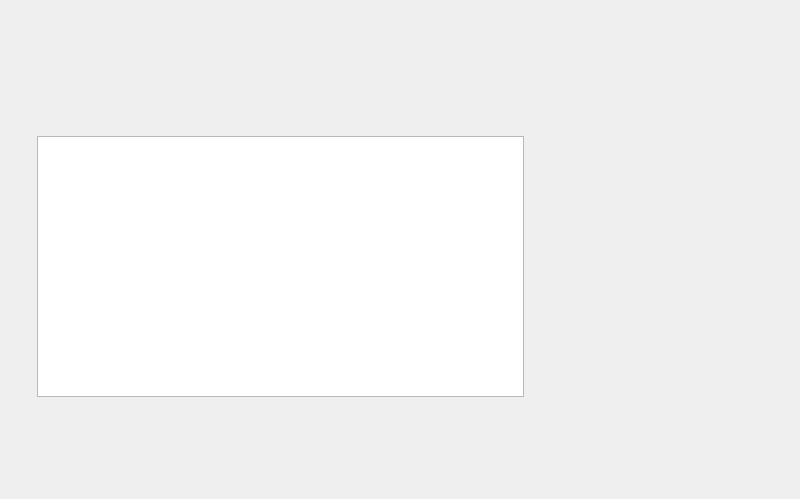
<?xml version="1.0" encoding="UTF-8"?>
<ui version="4.0">
 <class>MainWindow</class>
 <widget class="QMainWindow" name="MainWindow">
  <property name="geometry">
   <rect>
    <x>0</x>
    <y>0</y>
    <width>800</width>
    <height>499</height>
   </rect>
  </property>
  <property name="minimumSize">
   <size>
    <width>800</width>
    <height>499</height>
   </size>
  </property>
  <property name="maximumSize">
   <size>
    <width>800</width>
    <height>499</height>
   </size>
  </property>
  <property name="windowTitle">
   <string>MainWindow</string>
  </property>
  <widget class="QWidget" name="centralwidget">
   <widget class="QLabel" name="label_2">
    <property name="geometry">
     <rect>
      <x>30</x>
      <y>50</y>
      <width>211</width>
      <height>61</height>
     </rect>
    </property>
    <property name="text">
     <string>&lt;html&gt;&lt;head/&gt;&lt;body&gt;&lt;p&gt;&lt;img src=&quot;:/Pictures/Pictures/picture_logo.png&quot;/&gt;&lt;/p&gt;&lt;/body&gt;&lt;/html&gt;</string>
    </property>
   </widget>
   <widget class="QLabel" name="label_3">
    <property name="geometry">
     <rect>
      <x>0</x>
      <y>60</y>
      <width>31</width>
      <height>51</height>
     </rect>
    </property>
    <property name="text">
     <string>&lt;html&gt;&lt;head/&gt;&lt;body&gt;&lt;p&gt;&lt;img src=&quot;:/Pictures/Pictures/picture_arrow.png&quot;/&gt;&lt;/p&gt;&lt;/body&gt;&lt;/html&gt;</string>
    </property>
   </widget>
   <widget class="QLabel" name="label_5">
    <property name="geometry">
     <rect>
      <x>34</x>
      <y>30</y>
      <width>411</width>
      <height>20</height>
     </rect>
    </property>
    <property name="text">
     <string>&lt;html&gt;&lt;head/&gt;&lt;body&gt;&lt;p&gt;&lt;img src=&quot;:/Text/Text/text_title.png&quot;/&gt;&lt;/p&gt;&lt;/body&gt;&lt;/html&gt;</string>
    </property>
   </widget>
   <widget class="QLabel" name="label_6">
    <property name="geometry">
     <rect>
      <x>493</x>
      <y>440</y>
      <width>33</width>
      <height>38</height>
     </rect>
    </property>
    <property name="text">
     <string>&lt;html&gt;&lt;head/&gt;&lt;body&gt;&lt;p&gt;&lt;img src=&quot;:/Pictures/Pictures/picture_statusbad.png&quot;/&gt;&lt;/p&gt;&lt;/body&gt;&lt;/html&gt;</string>
    </property>
   </widget>
   <widget class="QLabel" name="label_7">
    <property name="geometry">
     <rect>
      <x>31</x>
      <y>396</y>
      <width>501</width>
      <height>51</height>
     </rect>
    </property>
    <property name="text">
     <string>&lt;html&gt;&lt;head/&gt;&lt;body&gt;&lt;p&gt;&lt;img src=&quot;:/Pictures/Pictures/picture_bluebar.png&quot;/&gt;&lt;/p&gt;&lt;/body&gt;&lt;/html&gt;</string>
    </property>
   </widget>
   <widget class="QLabel" name="label_8">
    <property name="geometry">
     <rect>
      <x>384</x>
      <y>439</y>
      <width>106</width>
      <height>40</height>
     </rect>
    </property>
    <property name="text">
     <string>&lt;html&gt;&lt;head/&gt;&lt;body&gt;&lt;p&gt;&lt;img src=&quot;:/Buttons/Buttons/button_start.png&quot;/&gt;&lt;/p&gt;&lt;/body&gt;&lt;/html&gt;</string>
    </property>
   </widget>
   <widget class="QLabel" name="label_9">
    <property name="geometry">
     <rect>
      <x>279</x>
      <y>439</y>
      <width>103</width>
      <height>40</height>
     </rect>
    </property>
    <property name="text">
     <string>&lt;html&gt;&lt;head/&gt;&lt;body&gt;&lt;p&gt;&lt;img src=&quot;:/Buttons/Buttons/button_reset.png&quot;/&gt;&lt;/p&gt;&lt;/body&gt;&lt;/html&gt;</string>
    </property>
   </widget>
   <widget class="QLabel" name="label">
    <property name="geometry">
     <rect>
      <x>753</x>
      <y>29</y>
      <width>21</width>
      <height>21</height>
     </rect>
    </property>
    <property name="text">
     <string>&lt;html&gt;&lt;head/&gt;&lt;body&gt;&lt;p&gt;&lt;img src=&quot;:/Buttons/Buttons/button_exit.png&quot;/&gt;&lt;/p&gt;&lt;/body&gt;&lt;/html&gt;</string>
    </property>
   </widget>
   <widget class="QLabel" name="label_10">
    <property name="geometry">
     <rect>
      <x>0</x>
      <y>0</y>
      <width>841</width>
      <height>501</height>
     </rect>
    </property>
    <property name="text">
     <string>&lt;html&gt;&lt;head/&gt;&lt;body&gt;&lt;p&gt;&lt;img src=&quot;:/Pictures/Pictures/picture_backround.png&quot;/&gt;&lt;/p&gt;&lt;/body&gt;&lt;/html&gt;</string>
    </property>
   </widget>
   <widget class="QTextEdit" name="textEdit">
    <property name="geometry">
     <rect>
      <x>37</x>
      <y>136</y>
      <width>487</width>
      <height>261</height>
     </rect>
    </property>
   </widget>
   <widget class="QLabel" name="label_11">
    <property name="geometry">
     <rect>
      <x>562</x>
      <y>72</y>
      <width>249</width>
      <height>407</height>
     </rect>
    </property>
    <property name="text">
     <string>&lt;html&gt;&lt;head/&gt;&lt;body&gt;&lt;p&gt;&lt;img src=&quot;:/Pictures/Pictures/picture_reminders.png&quot;/&gt;&lt;/p&gt;&lt;/body&gt;&lt;/html&gt;</string>
    </property>
   </widget>
   <widget class="QLabel" name="label_4">
    <property name="geometry">
     <rect>
      <x>37</x>
      <y>442</y>
      <width>124</width>
      <height>36</height>
     </rect>
    </property>
    <property name="text">
     <string>&lt;html&gt;&lt;head/&gt;&lt;body&gt;&lt;p&gt;&lt;img src=&quot;:/Buttons/Buttons/button_help.png&quot;/&gt;&lt;/p&gt;&lt;/body&gt;&lt;/html&gt;</string>
    </property>
   </widget>
   <zorder>label_10</zorder>
   <zorder>label_2</zorder>
   <zorder>label_3</zorder>
   <zorder>label_5</zorder>
   <zorder>label_6</zorder>
   <zorder>label_7</zorder>
   <zorder>label_8</zorder>
   <zorder>label_9</zorder>
   <zorder>label</zorder>
   <zorder>textEdit</zorder>
   <zorder>label_11</zorder>
   <zorder>label_4</zorder>
  </widget>
 </widget>
 <resources>
  <include location="Assets.qrc"/>
 </resources>
 <connections/>
</ui>
